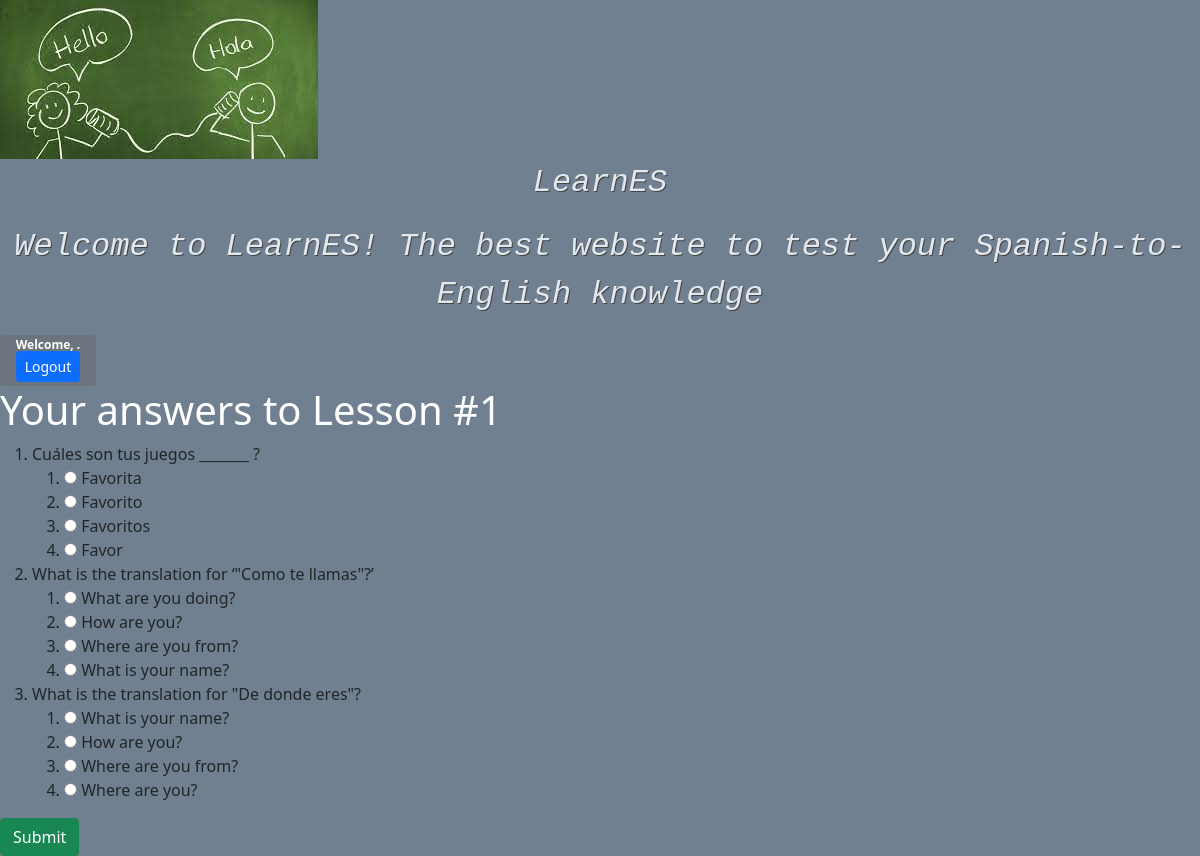
Screenshot of /lessons/1/submit/ with the database file from the repository.
### learnES/models.py (models this page shows, shortened)
class Lesson(models.Model):
  level = models.IntegerField(blank=False, default=0, validators=[MinValueValidator(1), MaxValueValidator(3)])
  description = models.CharField(max_length=300, null=True)
  number_of_questions = models.IntegerField(default=1)
  difficulty= models.CharField(max_length=50, blank=False)

class Question(models.Model):
  question = models.CharField(max_length=200, blank=False)
  lesson = models.ForeignKey(Lesson, on_delete=models.CASCADE)

class Answer(models.Model):
  content = models.CharField(max_length=200)
  correct = models.BooleanField(default=False)
  question = models.ForeignKey(Question, on_delete=models.CASCADE)

### learnES/views.py (the view)
# urls.py: path('lessons/<int:lesson_pk>/submit/', submit, name='lesson-submit'),
def submit(request, lesson_pk):
    if request.method == "POST":
        print(request.POST)
        lesson = get_object_or_404(Lesson, pk=lesson_pk)
        answers = Answer.objects.all()
        questions = lesson.question_set.all()
        correct = 0
        grade = 0
        for question in questions:
            q_id = question.id
            choice = request.POST.get(F"choice-{q_id}")
            if choice:
                correct_answer = question.get_correct_answer()
                if correct_answer.id == int(choice):
                    correct += 1
        grade = correct / 3 * 100
        if not lesson.grade_set.all().exists():
            lesson.grade_set.create(user=request.user, score=grade, lesson = lesson_pk)
        else:
          lesson.grade_set.create(user=request.user, score=grade, lesson = lesson_pk)
        context = {
            'correct': correct,
            'grade': grade,
        }
        return render(request, 'lessons/thanks.html', context)
    else:
        form = AnswerForm()
        lesson = get_object_or_404(Lesson, pk=lesson_pk)
        questions = lesson.question_set.all()
        answers = Answer.objects.all()
        context = {
            'questions': questions,
            'answers': answers,
            'form': form,
            "lesson": lesson,
        }
        return render(request, 'lessons/submit.html', context)

### learnES/forms.py
class AnswerForm(forms.Form):
  answer1 = forms.BooleanField()
  answer2 = forms.BooleanField()
  answer3 = forms.BooleanField()
  answer4 = forms.BooleanField()

### learnES/templates/lessons/submit.html (shortened to what this page needs)
{% extends 'base.html' %}
{% block content %}
<h1 class="white">Your answers to Lesson #{{ lesson.level }}</h1>
<form method="post" action="{% url 'lesson-submit' lesson.id %}">
  <ol>
  {% for question in questions %}
    <li>{{ question.question }}</li>
    <ol>
    {% for answer in question.answer_set.all %}
    <li>
      <input type="radio" name="choice-{{question.id}}" value="{{ answer.id }}" > {{ answer.content }}
    </li>
    {% endfor %}
    </ol>
  {% endfor %}
  </ol>
  <button type="submit" class="btn btn-success">Submit</button>
</form>
{% endblock %}

### learnES/templates/base.html (shortened to what this page needs)
{% load static %}
<!DOCTYPE html>
<html>
  <head>
    <link href="https://cdn.jsdelivr.net/npm/bootstrap@5.1.3/dist/css/bootstrap.min.css" rel="stylesheet">
    <link rel="stylesheet" href="{% static 'base.css' %}">
    <img src="{% static 'learnes.jpeg' %}">
  </head>
  <body>
    <header>
      <p class="text"><i>LearnES </i></p>
      <p class="text"> <i>Welcome to LearnES! The best website to test your Spanish-to-English knowledge </i> </p>
      <div class="badge bg-secondary text-wrap" style="width: 6rem;">
      Welcome, {{ user.username }}. <a class="btn btn-sm btn-primary" href="{% url 'logout' %}">Logout</a>
      </div>
    <br>
    </header>
    {% block content %}
    {% endblock %}
  </body>
</html>

### learnES/static/base.css (style rules this page uses)
body { background-color: slategray; }
.white { color: white; }
.text { color: #e3e8ee; font: w3-monospace; text-shadow:1px 1px 0 #444; font-size: xx-large; font-family: "Lucida Console", "Courier New", monospace; position: relative; text-align: center; }

### rows the page displays
Lesson: level "1"
Question: question "Cuáles son tus juegos _______ ?"
Answer: content "Favorita"
Answer: content "Favorito"
Answer: content "Favoritos"
Answer: content "Favor"
Question: question "What is the translation for ‘\"Como te llamas\"?’"
Answer: content "What are you doing?"
Answer: content "How are you?"
Answer: content "Where are you from?"
Answer: content "What is your name?"
Question: question "What is the translation for \"De donde eres\"?"
Answer: content "What is your name?"
Answer: content "How are you?"
Answer: content "Where are you from?"
Answer: content "Where are you?"
